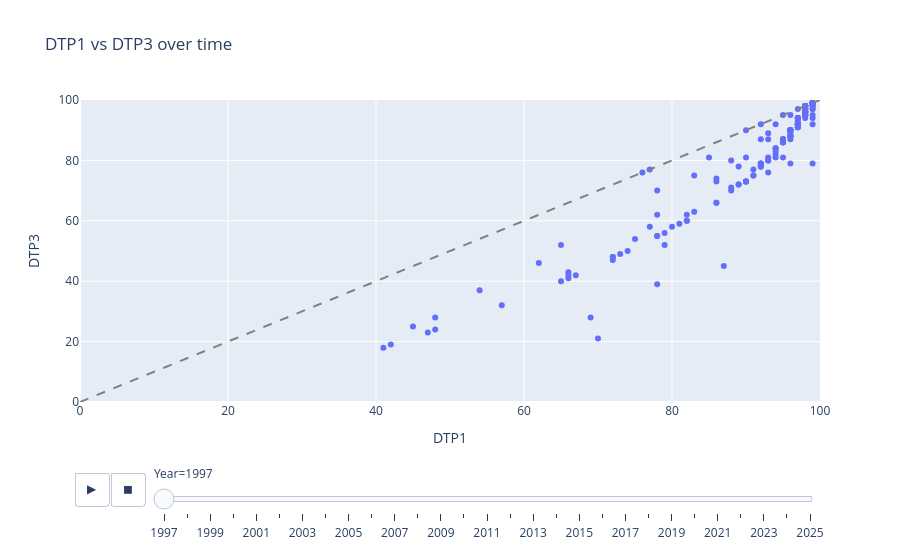

Notebook cell for this chart:
### Markdown cell above
Plotly Express's animation_frame argument turns any static plot into an animated one. Watch DTP1 vs DTP3 coverage move over 25 years:

### Code cell
anim = df.query("Vaccine in ['DTP1', 'DTP3']").pivot_table(
    index=["Country", "Year"], columns="Vaccine", values="WUENIC"
).reset_index().dropna()

fig = px.scatter(anim, x="DTP1", y="DTP3", animation_frame="Year",
                 hover_name="Country", range_x=[0, 100], range_y=[0, 100],
                 title="DTP1 vs DTP3 over time")
# Add the y=x line: full coverage of dose 1 should also reach dose 3
fig.add_shape(type="line", x0=0, y0=0, x1=100, y1=100,
              line=dict(color="grey", dash="dash"))
fig.show()

### Figure 1 — Plotly figure (JSON) as saved in the notebook; plotly's stock layout.template omitted (floating-point values rounded to 4 significant figures; data arrays with more than 128 entries replaced by an {"elided": "..."} marker saying what was removed)
{"data": [{"hovertemplate": "<b>%{hovertext}</b><br><br>Year=1997<br>DTP1=%{x}<br>DTP3=%{y}<extra></extra>", "hovertext": {"elided": "190 str values"}, "legendgroup": "", "marker": {"color": "#636efa", "symbol": "circle"}, "mode": "markers", "name": "", "orientation": "v", "showlegend": false, "type": "scatter", "x": {"elided": "190 float values"}, "xaxis": "x", "y": {"elided": "190 float values"}, "yaxis": "y"}], "layout": {"legend": {"tracegroupgap": 0}, "shapes": [{"line": {"color": "grey", "dash": "dash"}, "type": "line", "x0": 0, "x1": 100, "y0": 0, "y1": 100}], "sliders": [{"active": 0, "currentvalue": {"prefix": "Year="}, "len": 0.9, "pad": {"b": 10, "t": 60}, "steps": [{"args": [["1997"], {"frame": {"duration": 0, "redraw": false}, "fromcurrent": true, "mode": "immediate", "transition": {"duration": 0, "easing": "linear"}}], "label": "1997", "method": "animate"}, {"args": [["1998"], {"frame": {"duration": 0, "redraw": false}, "fromcurrent": true, "mode": "immediate", "transition": {"duration": 0, "easing": "linear"}}], "label": "1998", "method": "animate"}, {"args": [["1999"], {"frame": {"duration": 0, "redraw": false}, "fromcurrent": true, "mode": "immediate", "transition": {"duration": 0, "easing": "linear"}}], "label": "1999", "method": "animate"}, {"args": [["2000"], {"frame": {"duration": 0, "redraw": false}, "fromcurrent": true, "mode": "immediate", "transition": {"duration": 0, "easing": "linear"}}], "label": "2000", "method": "animate"}, {"args": [["2001"], {"frame": {"duration": 0, "redraw": false}, "fromcurrent": true, "mode": "immediate", "transition": {"duration": 0, "easing": "linear"}}], "label": "2001", "method": "animate"}, {"args": [["2002"], {"frame": {"duration": 0, "redraw": false}, "fromcurrent": true, "mode": "immediate", "transition": {"duration": 0, "easing": "linear"}}], "label": "2002", "method": "animate"}, {"args": [["2003"], {"frame": {"duration": 0, "redraw": false}, "fromcurrent": true, "mode": "immediate", "transition": {"duration": 0, "easing": "linear"}}], "label": "2003", "method": "animate"}, {"args": [["2004"], {"frame": {"duration": 0, "redraw": false}, "fromcurrent": true, "mode": "immediate", "transition": {"duration": 0, "easing": "linear"}}], "label": "2004", "method": "animate"}, {"args": [["2005"], {"frame": {"duration": 0, "redraw": false}, "fromcurrent": true, "mode": "immediate", "transition": {"duration": 0, "easing": "linear"}}], "label": "2005", "method": "animate"}, {"args": [["2006"], {"frame": {"duration": 0, "redraw": false}, "fromcurrent": true, "mode": "immediate", "transition": {"duration": 0, "easing": "linear"}}], "label": "2006", "method": "animate"}, {"args": [["2007"], {"frame": {"duration": 0, "redraw": false}, "fromcurrent": true, "mode": "immediate", "transition": {"duration": 0, "easing": "linear"}}], "label": "2007", "method": "animate"}, {"args": [["2008"], {"frame": {"duration": 0, "redraw": false}, "fromcurrent": true, "mode": "immediate", "transition": {"duration": 0, "easing": "linear"}}], "label": "2008", "method": "animate"}, {"args": [["2009"], {"frame": {"duration": 0, "redraw": false}, "fromcurrent": true, "mode": "immediate", "transition": {"duration": 0, "easing": "linear"}}], "label": "2009", "method": "animate"}, {"args": [["2010"], {"frame": {"duration": 0, "redraw": false}, "fromcurrent": true, "mode": "immediate", "transition": {"duration": 0, "easing": "linear"}}], "label": "2010", "method": "animate"}, {"args": [["2011"], {"frame": {"duration": 0, "redraw": false}, "fromcurrent": true, "mode": "immediate", "transition": {"duration": 0, "easing": "linear"}}], "label": "2011", "method": "animate"}, {"args": [["2012"], {"frame": {"duration": 0, "redraw": false}, "fromcurrent": true, "mode": "immediate", "transition": {"duration": 0, "easing": "linear"}}], "label": "2012", "method": "animate"}, {"args": [["2013"], {"frame": {"duration": 0, "redraw": false}, "fromcurrent": true, "mode": "immediate", "transition": {"duration": 0, "easing": "linear"}}], "label": "2013", "method": "animate"}, {"args": [["2014"], {"frame": {"duration": 0, "redraw": false}, "fromcurrent": true, "mode": "immediate", "transition": {"duration": 0, "easing": "linear"}}], "label": "2014", "method": "animate"}, {"args": [["2015"], {"frame": {"duration": 0, "redraw": false}, "fromcurrent": true, "mode": "immediate", "transition": {"duration": 0, "easing": "linear"}}], "label": "2015", "method": "animate"}, {"args": [["2016"], {"frame": {"duration": 0, "redraw": false}, "fromcurrent": true, "mode": "immediate", "transition": {"duration": 0, "easing": "linear"}}], "label": "2016", "method": "animate"}, {"args": [["2017"], {"frame": {"duration": 0, "redraw": false}, "fromcurrent": true, "mode": "immediate", "transition": {"duration": 0, "easing": "linear"}}], "label": "2017", "method": "animate"}, {"args": [["2018"], {"frame": {"duration": 0, "redraw": false}, "fromcurrent": true, "mode": "immediate", "transition": {"duration": 0, "easing": "linear"}}], "label": "2018", "method": "animate"}, {"args": [["2019"], {"frame": {"duration": 0, "redraw": false}, "fromcurrent": true, "mode": "immediate", "transition": {"duration": 0, "easing": "linear"}}], "label": "2019", "method": "animate"}, {"args": [["2020"], {"frame": {"duration": 0, "redraw": false}, "fromcurrent": true, "mode": "immediate", "transition": {"duration": 0, "easing": "linear"}}], "label": "2020", "method": "animate"}, {"args": [["2021"], {"frame": {"duration": 0, "redraw": false}, "fromcurrent": true, "mode": "immediate", "transition": {"duration": 0, "easing": "linear"}}], "label": "2021", "method": "animate"}, {"args": [["2022"], {"frame": {"duration": 0, "redraw": false}, "fromcurrent": true, "mode": "immediate", "transition": {"duration": 0, "easing": "linear"}}], "label": "2022", "method": "animate"}, {"args": [["2023"], {"frame": {"duration": 0, "redraw": false}, "fromcurrent": true, "mode": "immediate", "transition": {"duration": 0, "easing": "linear"}}], "label": "2023", "method": "animate"}, {"args": [["2024"], {"frame": {"duration": 0, "redraw": false}, "fromcurrent": true, "mode": "immediate", "transition": {"duration": 0, "easing": "linear"}}], "label": "2024", "method": "animate"}, {"args": [["2025"], {"frame": {"duration": 0, "redraw": false}, "fromcurrent": true, "mode": "immediate", "transition": {"duration": 0, "easing": "linear"}}], "label": "2025", "method": "animate"}], "x": 0.1, "xanchor": "left", "y": 0, "yanchor": "top"}], "title": {"text": "DTP1 vs DTP3 over time"}, "updatemenus": [{"buttons": [{"args": [null, {"frame": {"duration": 500, "redraw": false}, "fromcurrent": true, "mode": "immediate", "transition": {"duration": 500, "easing": "linear"}}], "label": "&#9654;", "method": "animate"}, {"args": [[null], {"frame": {"duration": 0, "redraw": false}, "fromcurrent": true, "mode": "immediate", "transition": {"duration": 0, "easing": "linear"}}], "label": "&#9724;", "method": "animate"}], "direction": "left", "pad": {"r": 10, "t": 70}, "showactive": false, "type": "buttons", "x": 0.1, "xanchor": "right", "y": 0, "yanchor": "top"}], "xaxis": {"anchor": "y", "domain": [0, 1], "range": [0, 100], "title": {"text": "DTP1"}}, "yaxis": {"anchor": "x", "domain": [0, 1], "range": [0, 100], "title": {"text": "DTP3"}}}}
